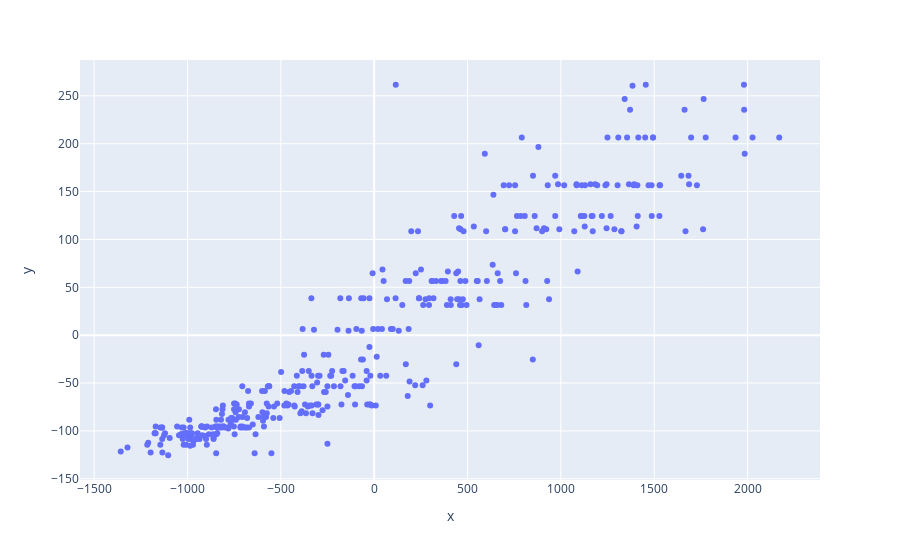

The notebook cell saved with this chart:
### Code cell
px.scatter(x=data_mean_removed['weight'],y=data_mean_removed['displacement']).show()

### Figure 1 — Plotly figure (JSON) as saved in the notebook; plotly's stock layout.template omitted (floating-point values rounded to 4 significant figures; data arrays with more than 128 entries replaced by an {"elided": "..."} marker saying what was removed)
{"data": [{"hovertemplate": "x=%{x}<br>y=%{y}<extra></extra>", "legendgroup": "", "marker": {"color": "#636efa", "symbol": "circle"}, "mode": "markers", "name": "", "orientation": "v", "showlegend": false, "type": "scatter", "x": {"elided": "398 float values"}, "xaxis": "x", "y": {"elided": "398 float values"}, "yaxis": "y"}], "layout": {"legend": {"tracegroupgap": 0}, "margin": {"t": 60}, "xaxis": {"anchor": "y", "domain": [0, 1], "title": {"text": "x"}}, "yaxis": {"anchor": "x", "domain": [0, 1], "title": {"text": "y"}}}}
